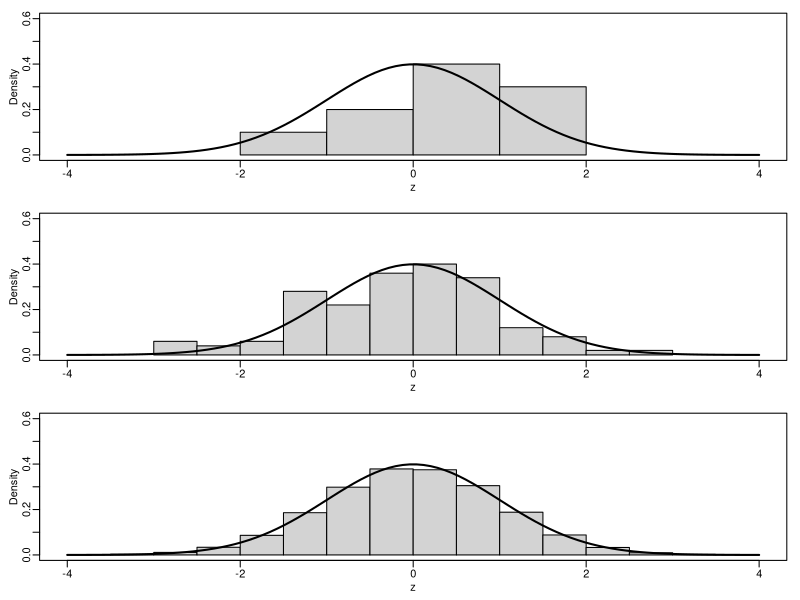

Generate this figure with R:
### Lecture 1


## Review the R functions for normal random variables
rnorm(5)
dnorm(x=3, mean=0, sd=1)
pnorm(.5, mean=0, sd=1)
qnorm(.5, mean=0, sd=1)

## Exercise 1.1
plot.samples <- function(n){
  z <- rnorm(n)
  par(mgp=c(1.5,.5,0), mar=c(3,3,1,1))
  hist(z, probability=TRUE, main=NA,  xlim=c(-4,4), ylim=c(0,.6))
  x <- seq(-4,4, len=100)
  lines(x, dnorm(x), lwd=2)
  box()
}
par(mfcol=c(3,1))
plot.samples(10)
plot.samples(100)
plot.samples(10000)
